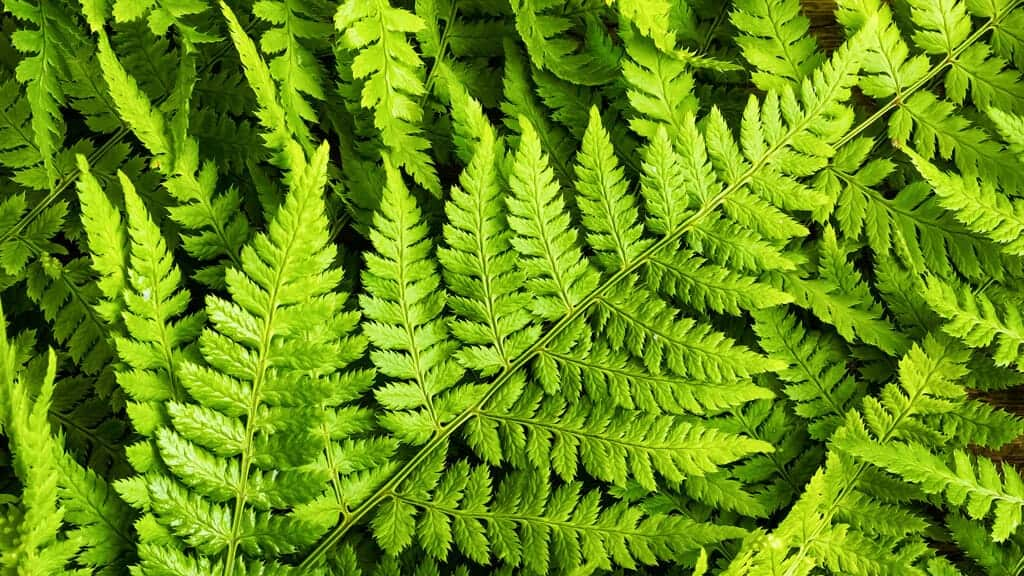
#> input picture doencas/plantas.jpg, 1024 x 576 px, given in place of manchaalvo.mp4, which was not available
$ python mancha-alvo.py
#> lines starting #> are read from the running program, lines starting #| are printed output that depends on the picture; after the words box and inside, x2 and y2 are one past the last pixel; in counts of white or black regions, pixels touching at a corner belong together; pictures that were not available may be replaced by others from this repository, and a replacement may not be noted
import cv2
import numpy as np
from bs4 import BeautifulSoup
from datetime import datetime

cap = cv2.VideoCapture("manchaalvo.mp4")

# Função para gerar o relatório HTML
# [128 lines left out: function gerar_relatorio, not called in this run]

quantidade_doencas = 0
tamanho_doencas = []


while True:
    ret, frame = cap.read()
#> frame is the input picture: shape (576, 1024, 3); mean B, G, R 22.6, 145, 106

    if not ret:
        break

    # Converte a imagem para o espaço de cores HSV
    hsv = cv2.cvtColor(frame, cv2.COLOR_BGR2HSV)
#> hsv: shape (576, 1024, 3); mean H, S, V 41.4, 220.7, 145.1

    # Define as faixas de cores para os sintomas da mancha-alvo em HSV
    lower_circular_spot = np.array([0, 50, 50])
    upper_circular_spot = np.array([179, 255, 255])

    lower_yellow_halo = np.array([20, 50, 50])
    upper_yellow_halo = np.array([30, 255, 255])


    # Cria máscaras para filtrar os sintomas da mancha-alvo
    mask_circular_spot = cv2.inRange(hsv, lower_circular_spot, upper_circular_spot)
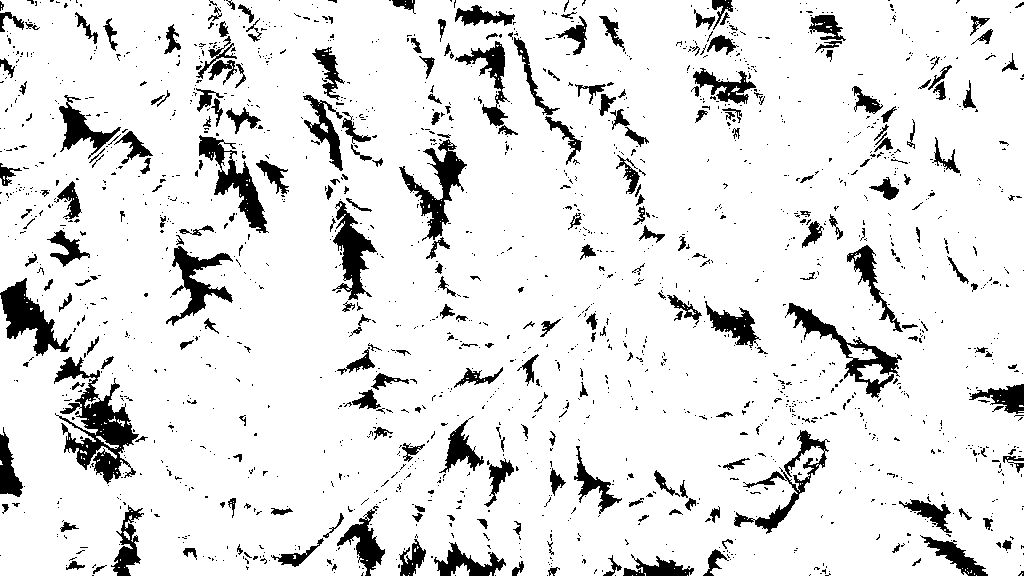
#> mask_circular_spot: shape (576, 1024); 89.5% white; 1777 black regions (1521 under 20 px), largest, box (x1, y1, x2, y2) and area: (54, 357, 139, 484) 3907, (0, 278, 72, 356) 2135, (785, 303, 902, 398) 2059
    mask_yellow_halo = cv2.inRange(hsv, lower_yellow_halo, upper_yellow_halo)
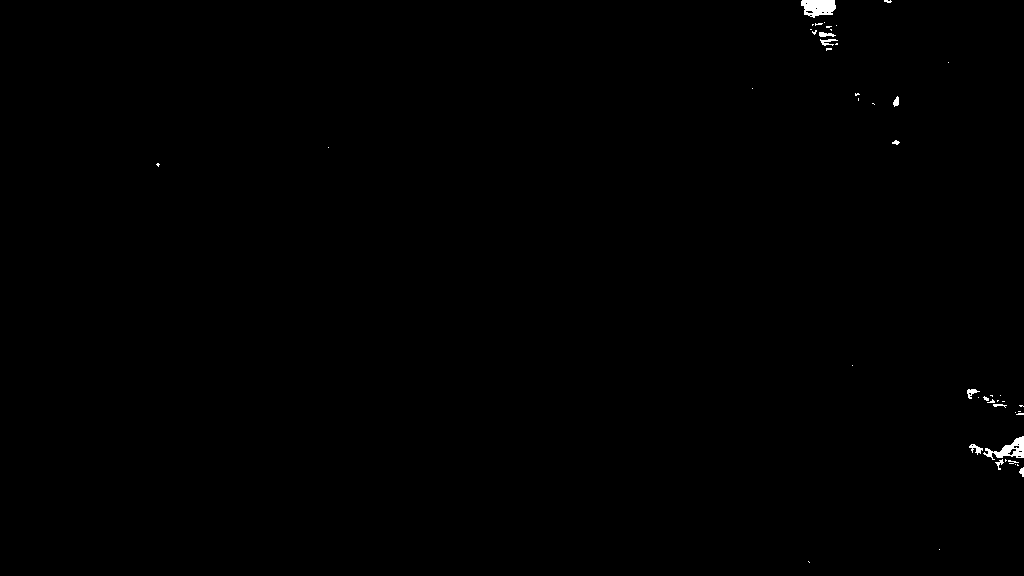
#> mask_yellow_halo: shape (576, 1024); 0.26% white; 47 white regions (35 under 20 px), largest, box (x1, y1, x2, y2) and area: (801, 0, 836, 18) 474, (983, 436, 1024, 460) 403, (969, 444, 983, 455) 71

    # Combina as máscaras para obter a máscara final da mancha-alvo
    mask_target_spot = cv2.bitwise_and(mask_circular_spot, mask_yellow_halo)

    # Aplica operações morfológicas para melhorar a máscara
    kernel = cv2.getStructuringElement(cv2.MORPH_ELLIPSE, (5, 5))
    mask_target_spot = cv2.morphologyEx(mask_target_spot, cv2.MORPH_CLOSE, kernel)
#> mask_target_spot: shape (576, 1024); 0.32% white; 26 white regions (16 under 20 px)

    # Encontra os contornos na máscara
    contours, _ = cv2.findContours(mask_target_spot, cv2.RETR_EXTERNAL, cv2.CHAIN_APPROX_SIMPLE)
#> contours = 26 contours, 19 with area under 20; largest, box (x1, y1, x2, y2) and area: (969, 436, 1024, 470) 664, (801, 0, 836, 18) 453, (810, 26, 838, 51) 229, (982, 395, 1007, 408) 97, (967, 389, 980, 399) 49, (893, 96, 899, 107) 32, (1019, 467, 1024, 477) 22

    # Desenha os contornos encontrados com mais precisão
    for contour in contours:
        epsilon = 0.03 * cv2.arcLength(contour, True)
        approx = cv2.approxPolyDP(contour, epsilon, True)
        cv2.drawContours(frame, [approx], -1, (0, 255, 0), 2)
#> this loop made 26 passes
#> epsilon on passes 3, 4, 5, 6, 9, 10, 12, 14, 17, 18, 21, 23: 0.752, 5.44, 0.59, 0.29, 2.07, 1.14, 0.272, 0.537, 0.759, 0.392, 3.31, 0.717
#> (epsilon, approx) on passes 1, 2, 7, 8, 11, 13: (0.0849, [[808, 561], [809, 562]]), (0, [[939, 549]]), (0, [[978, 397]]), (0, [[1000, 395]]), (0, [[852, 365]]), (0, [[328, 147]])
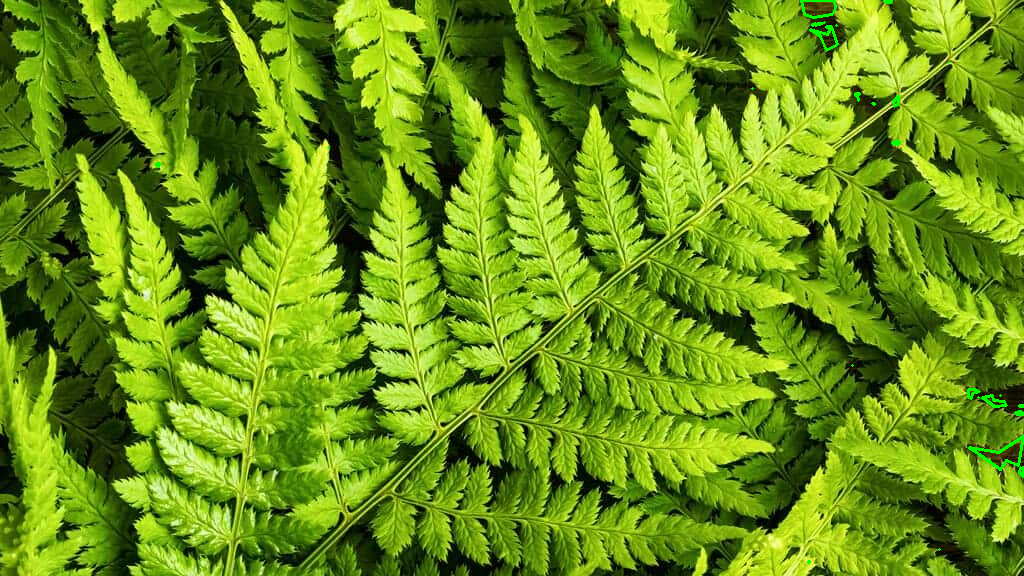
#> frame: shape (576, 1024, 3); 0.28% of pixels changed, all inside (x1, y1, x2, y2) = (155, 0, 1024, 564)

    cv2.imshow('frame', frame)

    if cv2.waitKey(1) & 0xFF == ord('q'):
#> (key q is pressed here)
        break

    quantidade_doencas = len(contours)
    tamanho_doencas = [cv2.contourArea(contour) for contour in contours if cv2.contourArea(contour) > 0]
    relatorio_html = gerar_relatorio(quantidade_doencas, tamanho_doencas)

    # Salvar o relatório HTML em um arquivo
    with open('relatorioMancha-Alvo.html', 'w', encoding='utf-8') as file:
        file.write(relatorio_html)

cv2.destroyAllWindows()
cap.release()
